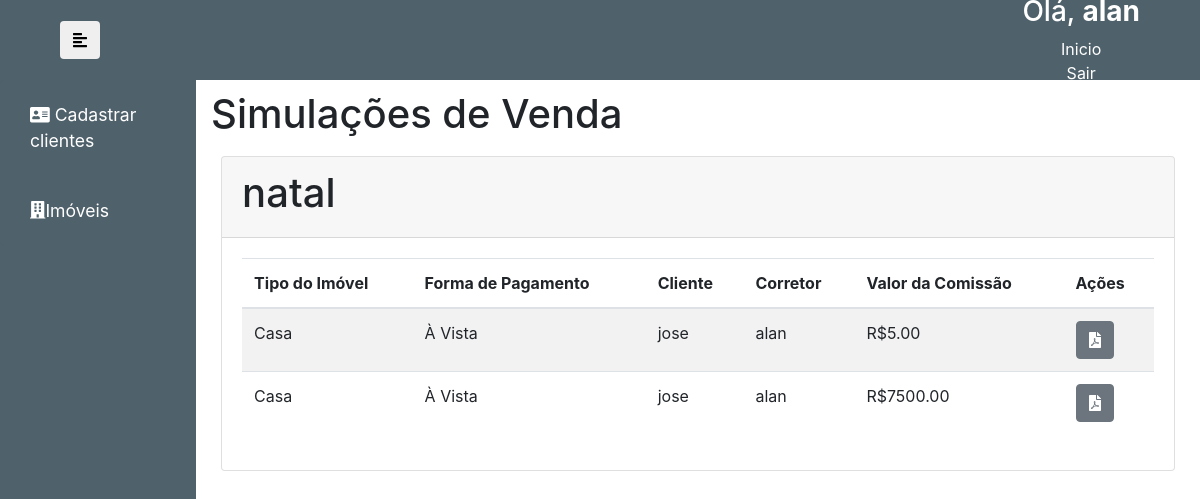
The page /recibo/3 (signed in) on the database its author committed.
### autenticacao/models.py (models this page shows, shortened)
class Venda(models.Model):
    FORMAPAGAMENTO_CHOICES = (
        ("À Vista", "À Vista"),
        ("180 Parcelas", "180 Parcelas"),
    )
    ativo = models.BooleanField(default=True)
    imovel = models.ForeignKey("Imovel", verbose_name=("imovel"), on_delete=models.CASCADE)
    valor = models.DecimalField(max_digits=10, decimal_places=2)
    corretor = models.ForeignKey(settings.AUTH_USER_MODEL, verbose_name=("corretor"), on_delete=models.CASCADE)
    cliente = models.ForeignKey("Cliente", verbose_name=("cliente"), on_delete=models.CASCADE)
    condicao_pagamento = models.CharField(max_length=30, verbose_name=("Forma de Pagamento"), choices=FORMAPAGAMENTO_CHOICES, null=True)
    comissao = models.DecimalField(max_digits=10, decimal_places=2, null=True, blank=True)

class Imovel(models.Model):
    ativo = models.BooleanField(default=True)
    disponivel = models.BooleanField(default=True)
    tipo = models.CharField(max_length=50, null=True)
    valor = models.DecimalField(max_digits=50, decimal_places=2)
    localizacao = models.CharField(max_length=50, null=True)
    def __str__(self):
        return self.localizacao

class Cliente(models.Model):
    ativo = models.BooleanField(default=True)
    nome = models.CharField(max_length=100)
    cpf = models.CharField(max_length=30, unique=True)
    email = models.CharField(max_length=100)
    telefone = models.CharField(max_length=100)

### autenticacao/views.py (the view)
# urls.py: path('recibo/<slug:pk>', ResumoView.as_view(), name='recibo'),
class ResumoView(ListView):
    model = Venda
    template_name = "recibo.html"
    def get(self, request,pk):
        ctx = {}
        imovel = Imovel.objects.filter(id=pk, ativo=True).first()
        print(imovel)
        venda = Venda.objects.filter(ativo=True, imovel=imovel)
        print(venda)
        ctx['vendas'] = venda
        return render(self.request, self.template_name, ctx)

### autenticacao/templates/recibo.html (shortened to what this page needs)
{% extends 'base.html' %}
{%block content%}
<h1 style="margin-top:10px">
    Simulações de Venda
</h1>
<div class="row">
    <div class="col-md-12">
        <div class="card">
            <div class="card-header">
              {%for venda in vendas%}
                {%if forloop.first%}
                  <H1>
                      {{venda.imovel.localizacao}}
                  </H1>
                {%endif%}
              {%endfor%}
            </div>
            <div class="card-body">
                <table class="table table-striped">
                    <thead>
                      <tr>
                        <th scope="col">Tipo do Imóvel</th>
                        <th scope="col">Forma de Pagamento</th>
                        <th scope="col">Cliente</th>
                        <th scope="col">Corretor</th>
                        <th scope="col">Valor da Comissão</th>
                        <th scope="col">Ações</th>
                      </tr>
                    </thead>
                    <tbody>
                    {%for venda in vendas%}
                      <tr>
                        <td>{{venda.imovel.tipo}}</td>
                        <td>{{venda.condicao_pagamento}}</td>
                        <td>{{venda.cliente.nome}}</td>
                        <td>{{venda.corretor}}</td>
                        <td>R${{venda.comissao}}</td>
                        <td>
                            <a href="{% url 'imprimir-recibo' venda.id %}" class="btn btn-secondary" title="Imprimir Recibo"  id="">
                              <i class="fas fa-file-pdf"></i>
                            </a>
                        </td>
                      </tr>
                    {%endfor%}
                    </tbody>
                  </table>
            </div>
          </div>
    </div>
</div>
{%endblock%}

### autenticacao/static/css/base.css (style rules this page uses)
a, a:hover { color: inherit; text-decoration: none; transition: all 0.3s; }
.row { padding: 10px; }

### rows shown on the page
Venda: imovel.localizacao "natal", imovel.tipo "Casa", condicao_pagamento "À Vista", cliente.nome "jose", corretor "alan", comissao "5.00"
Venda: imovel.tipo "Casa", condicao_pagamento "À Vista", cliente.nome "jose", corretor "alan", comissao "7500.00"
